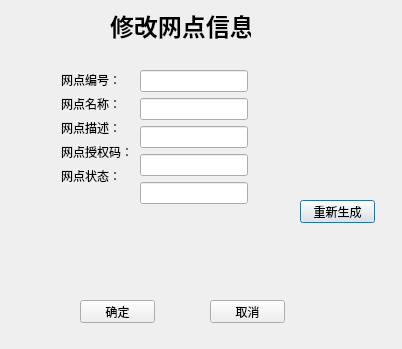
<?xml version="1.0" encoding="UTF-8"?>
<ui version="4.0">
 <class>AlterNetInfo</class>
 <widget class="QDialog" name="AlterNetInfo">
  <property name="geometry">
   <rect>
    <x>0</x>
    <y>0</y>
    <width>402</width>
    <height>349</height>
   </rect>
  </property>
  <property name="windowTitle">
   <string>Dialog</string>
  </property>
  <widget class="QLabel" name="label">
   <property name="geometry">
    <rect>
     <x>110</x>
     <y>10</y>
     <width>141</width>
     <height>31</height>
    </rect>
   </property>
   <property name="font">
    <font>
     <pointsize>18</pointsize>
     <bold>true</bold>
    </font>
   </property>
   <property name="text">
    <string>修改网点信息</string>
   </property>
  </widget>
  <widget class="QPushButton" name="pushButton_re">
   <property name="geometry">
    <rect>
     <x>300</x>
     <y>200</y>
     <width>75</width>
     <height>23</height>
    </rect>
   </property>
   <property name="text">
    <string>重新生成</string>
   </property>
  </widget>
  <widget class="QPushButton" name="pushButton_2">
   <property name="geometry">
    <rect>
     <x>80</x>
     <y>300</y>
     <width>75</width>
     <height>23</height>
    </rect>
   </property>
   <property name="text">
    <string>确定</string>
   </property>
  </widget>
  <widget class="QPushButton" name="pushButton_3">
   <property name="geometry">
    <rect>
     <x>210</x>
     <y>300</y>
     <width>75</width>
     <height>23</height>
    </rect>
   </property>
   <property name="text">
    <string>取消</string>
   </property>
  </widget>
  <widget class="QWidget" name="">
   <property name="geometry">
    <rect>
     <x>140</x>
     <y>70</y>
     <width>141</width>
     <height>211</height>
    </rect>
   </property>
   <layout class="QFormLayout" name="formLayout_2">
    <item row="0" column="0">
     <widget class="QLineEdit" name="lineEdit">
      <property name="cursorPosition">
       <number>0</number>
      </property>
      <property name="clearButtonEnabled">
       <bool>false</bool>
      </property>
     </widget>
    </item>
    <item row="2" column="0">
     <widget class="QLineEdit" name="lineEdit_3">
      <property name="cursorPosition">
       <number>0</number>
      </property>
      <property name="clearButtonEnabled">
       <bool>false</bool>
      </property>
     </widget>
    </item>
    <item row="3" column="0">
     <widget class="QLineEdit" name="lineEdit_4">
      <property name="cursorPosition">
       <number>0</number>
      </property>
      <property name="clearButtonEnabled">
       <bool>false</bool>
      </property>
     </widget>
    </item>
    <item row="4" column="0">
     <widget class="QLineEdit" name="lineEdit_5">
      <property name="cursorPosition">
       <number>0</number>
      </property>
      <property name="clearButtonEnabled">
       <bool>false</bool>
      </property>
     </widget>
    </item>
    <item row="1" column="0">
     <widget class="QLineEdit" name="lineEdit_2">
      <property name="cursorPosition">
       <number>0</number>
      </property>
      <property name="clearButtonEnabled">
       <bool>false</bool>
      </property>
     </widget>
    </item>
   </layout>
  </widget>
  <widget class="QWidget" name="">
   <property name="geometry">
    <rect>
     <x>61</x>
     <y>71</y>
     <width>80</width>
     <height>211</height>
    </rect>
   </property>
   <layout class="QFormLayout" name="formLayout">
    <item row="0" column="0">
     <widget class="QLabel" name="label_2">
      <property name="text">
       <string>网点编号：</string>
      </property>
      <property name="margin">
       <number>0</number>
      </property>
     </widget>
    </item>
    <item row="1" column="0">
     <widget class="QLabel" name="label_3">
      <property name="text">
       <string>网点名称：</string>
      </property>
      <property name="margin">
       <number>0</number>
      </property>
     </widget>
    </item>
    <item row="2" column="0">
     <widget class="QLabel" name="label_4">
      <property name="text">
       <string>网点描述：</string>
      </property>
      <property name="margin">
       <number>0</number>
      </property>
     </widget>
    </item>
    <item row="3" column="0">
     <widget class="QLabel" name="label_5">
      <property name="text">
       <string>网点授权码：</string>
      </property>
      <property name="margin">
       <number>0</number>
      </property>
     </widget>
    </item>
    <item row="4" column="0">
     <widget class="QLabel" name="label_6">
      <property name="text">
       <string>网点状态：</string>
      </property>
      <property name="margin">
       <number>0</number>
      </property>
     </widget>
    </item>
   </layout>
  </widget>
 </widget>
 <resources/>
 <connections/>
</ui>
